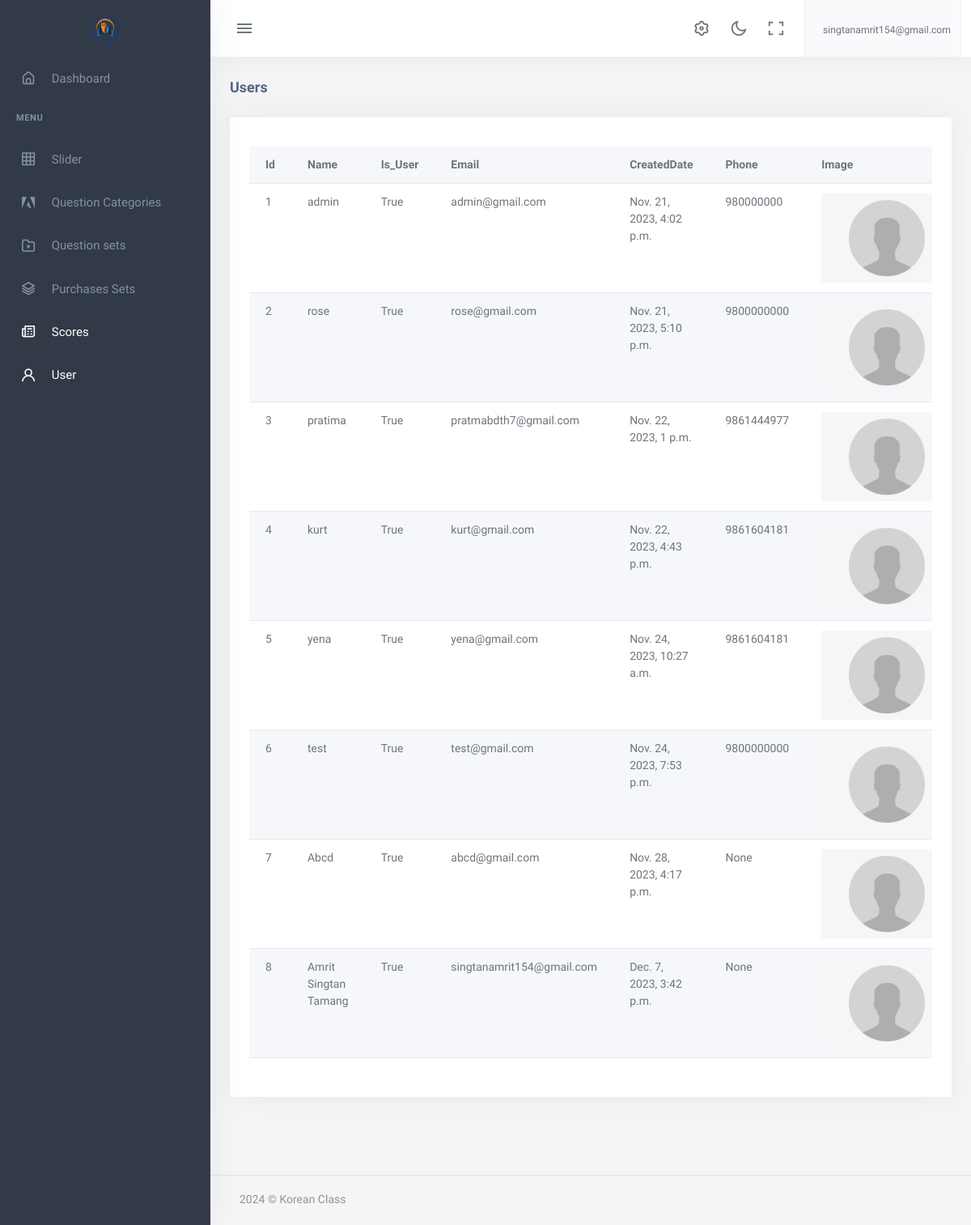
The page /dashboard/user/ (signed in) on the database its author committed.
### account/models.py (models this page shows, shortened)
class User(AbstractBaseUser):
  email = models.EmailField(
      verbose_name='Email',
      max_length=255,
      unique=True,
  )
  name = models.CharField(max_length=200)
  is_user = models.BooleanField(default=True)
  is_admin = models.BooleanField(default=False)
  phone_No = models.CharField(max_length=150, null=True, blank=True)
  avatar = models.ImageField(upload_to="avatarimage/", null=True, blank=True)
  created_at = models.DateTimeField(auto_now_add=True)
  updated_at = models.DateTimeField(auto_now=True)
  objects = UserManager()
  USERNAME_FIELD = 'email'
  REQUIRED_FIELDS = ['name','phone_No']

### app2/decorators.py (the view)
    def wrapper_fun(request, *args, **kwargs):
        if request.user.is_authenticated:
            return view_fun(request, *args, **kwargs)
        else:
            messages.warning(request,"Login required...")
            return redirect('dashboard:login')

### app2/views.py (called while the page is built)
@login_required
def user(request):
    user = User.objects.filter(is_user=True)
    return render(request, 'app2/user.html', {'user': user})

### app2/templates/app2/user.html (shortened to what this page needs)
{% extends 'app2/base.html' %}
{% load static %}
{% block body %}
            <div class="content-page">
                <div class="content">
                    <div class="container-fluid">
                        <div class="row">
                            <div class="col-12">
                                <div class="page-title-box">
                                    <h4 class="page-title">Users</h4>
                                </div>
                            </div>
                        </div>
                        <div class="row">
                            <div class="col-12">
                                <div class="card">
                                    <div class="card-body">
                                        <div class="table-responsive"style="overflow-x: auto; width: 100%;" >
                                            <table class="table table-striped dt-responsive w-100 " id=""  >
                                                    <tr>
                                                        <th >Id</th>
                                                        <th >Name</th>
                                                        <th >Is_User</th>
                                                        <th >Email</th>
                                                        <th >CreatedDate</th>
                                                        <th >Phone</th>
                                                        <th >Image</th>
                                                    </tr>
                                        {%for item in user%}
                                        <tr>
                                            <td>
                                                {{forloop.counter}}
                                            </td>
                                            <td>
                                                {{item.name}}
                                            </td>
                                            <td>
                                                {{item.is_user}}
                                            </td>
                                         <td>
                                                {{item.email}}
                                            </td>
                                            <td>
                                                {{item.created_at}}
                                            </td>
                                            <td>
                                                {{item.phone_No}}
                                            </td>
                                            <td>
                                                {% if item.avatar %}
                                                <div class="image-gallery">
                                                    <img class="thumbnail" src="{{item.avatar.url}}" alt="Thumbnail Image">
                                                </div>
                                                <div class="modal" id="imageModal">
                                                    <span class="close-btn" onclick="closeModal()">&times;</span>
                                                    <img class="modal-content" id="modalImage">
                                                </div>
                                                <script src="script.js"></script>
                                                {% else%}
                                                <div class="image-gallery">
                                                    <img class="thumbnail" src="{% static 'app2/assets/unknown.png' %}" alt="Thumbnail Image">
                                                </div>
                                                {% endif %}
                                            </td>
                                        </tr>
                                        {%endfor%}
                             </table>
                                    </div>
                                    </div>
                                </div>
                            </div>
                        </div>
                    </div>
                </div>
                    {% endblock %}

### app2/templates/app2/base.html (shortened to what this page needs)
{% load static %}
<!DOCTYPE html>
<html lang="en">
    <head>
        <link rel="stylesheet" href="{% static 'app2/assets/vendor/jquery-toast-plugin/jquery.toast.min.css'%}">
        <link href="{% static 'app2/assets/css/app-saas.min.css'%}" rel="stylesheet" type="text/css" id="app-style" />
        <link href="{% static 'app2/assets/css/icons.min.css'%}" rel="stylesheet" type="text/css" />
        <link href="{% static 'app2/assets/vendor/bootstrap-datepicker/css/bootstrap-datepicker.min.css'%}" rel="stylesheet" type="text/css" />
        <link href="{% static 'app2/assets/vendor/select2/css/select2.min.css'%}" rel="stylesheet" type="text/css" />
        <link href="{% static 'app2/assets/vendor/datatables.net-bs5/css/dataTables.bootstrap5.min.css'%}" rel="stylesheet" type="text/css" />
        <link href="{% static 'app2/assets/vendor/datatables.net-responsive-bs5/css/responsive.bootstrap5.min.css'%}" rel="stylesheet" type="text/css" />
        <link href="{% static 'app2/assets/css/app-saas.min.css'%}" rel="stylesheet" type="text/css" id="app-style" />
        <link href="{% static 'app2/assets/css/icons.min.css'%}" rel="stylesheet" type="text/css" />
        <link href="https://cdn.jsdelivr.net/npm/summernote@0.8.16/dist/summernote-lite.min.css" rel="stylesheet">
    </head>
    <link rel="stylesheet" href="https://maxcdn.bootstrapcdn.com/font-awesome/4.7.0/css/font-awesome.min.css">
    <body>
        <div class="wrapper">
            <div class="navbar-custom">
                <div class="topbar container-fluid justify-content-between">
                    <div class="d-flex align-items-center  gap-lg-2 gap-1">
                        <button class="button-toggle-menu sm:float-end">
                            <i class="mdi mdi-menu"></i>
                        </button>
                    </div>
                    <ul class="topbar-menu d-flex align-items-center gap-3">
                        <li class="d-none d-sm-inline-block">
                            <a class="nav-link" data-bs-toggle="offcanvas" href="#theme-settings-offcanvas">
                                <i class="ri-settings-3-line font-22"></i>
                            </a>
                        </li>
                        <li class="d-none d-sm-inline-block">
                            <div class="nav-link" id="light-dark-mode" data-bs-toggle="tooltip" data-bs-placement="left" title="Theme Mode">
                                <i class="ri-moon-line font-22"></i>
                            </div>
                        </li>
                        <li class="d-none d-md-inline-block">
                            <a class="nav-link" href="#" data-toggle="fullscreen">
                                <i class="ri-fullscreen-line font-22"></i>
                            </a>
                        </li>
                        <li class="dropdown">
                            <a class="nav-link dropdown-toggle arrow-none nav-user px-2" data-bs-toggle="dropdown" href="#" role="button" aria-haspopup="false" aria-expanded="false">
                                <span class="d-lg-flex flex-column gap-1 d-none">
                                    <h6 class="my-0 fw-normal">{{request.user.email}}</h6>
                                </span>
                            </a>
                        </li>
                    </ul>
                </div>
            </div>
            <div class="leftside-menu">
                <a href="{% url 'dashboard:index' %}" class="logo logo-light">
                    <span class="logo-lg">
                        <img src="{% static 'app2/assets/logo.png' %}" alt="logo" style="height: 40px;">
                    </span>
                </a>
                <div class="h-100" id="leftside-menu-container" data-simplebar>
                    <ul class="side-nav">
                        <li class="side-nav-item">
                            <a href="{% url 'dashboard:index' %}" class="side-nav-link">
                                <i class="uil-home-alt"></i>
                                <span> Dashboard </span>
                            </a>
                        </li>
                        <li class="side-nav-title">Menu</li>
                        <li class="side-nav-item">
                            <a  href="{% url 'dashboard:slider' %}" class="side-nav-link">
                                <i class="uil-table"></i>
                                <span> Slider </span>
                            </a>
                        </li>
                        <li class="side-nav-item">
                            <a href="{% url 'dashboard:categorie' %}" class="side-nav-link">
                                <i class="uil-adobe"></i>
                                <span> Question Categories </span>
                            </a>
                        </li>
                        <li class="side-nav-item">
                            <a href="{% url 'dashboard:questionSets' %}" class="side-nav-link">
                                <i class="uil-folder-plus"></i>
                                <span> Question sets </span>
                            </a>
                        </li>
                        <li class="side-nav-item">
                            <a href="{% url 'dashboard:purchases' %}" class="side-nav-link">
                                <i class="uil-layer-group"></i>
                                <span> Purchases Sets </span>
                            </a>
                        </li>
                        <li class="side-nav-item">
                            <a href="" class="side-nav-link">
                                <i class="uil-newspaper"></i>
                                <span> Scores</span>
                            </a>
                        </li>
                        <li class="side-nav-item">
                            <a href="{% url 'dashboard:user' %}" class="side-nav-link">
                                <i class="uil-user"></i>
                                <span> User </span>
                            </a>
                        </li>
                    </ul>
                </div>
            </div>
  {% block body %}
  {% endblock  %}
        <footer class="footer">
            <div class="container-fluid">
                <div class="row">
                    <div class="col-md-6">
                        <script>document.write(new Date().getFullYear())</script> © Korean Class
                    </div>
                    <div class="col-md-6">
                    </div>
                </div>
            </div>
        </footer>
    </div>
    </div>
                        </body>
                        </html>

### rows shown on the page
User: user.email "singtanamrit154@gmail.com", name "Amrit Singtan Tamang", is_user "True", email "singtanamrit154@gmail.com", created_at "Dec. 7, 2023, 3:42 p.m.", phone_No "None"
User: name "admin", is_user "True", email "admin@gmail.com", created_at "Nov. 21, 2023, 4:02 p.m.", phone_No "980000000"
User: name "rose", is_user "True", email "rose@gmail.com", created_at "Nov. 21, 2023, 5:10 p.m.", phone_No "9800000000"
User: name "pratima", is_user "True", email "pratmabdth7@gmail.com", created_at "Nov. 22, 2023, 1 p.m.", phone_No "9861444977"
User: name "kurt", is_user "True", email "kurt@gmail.com", created_at "Nov. 22, 2023, 4:43 p.m.", phone_No "9861604181"
User: name "yena", is_user "True", email "yena@gmail.com", created_at "Nov. 24, 2023, 10:27 a.m.", phone_No "9861604181"
User: name "test", is_user "True", email "test@gmail.com", created_at "Nov. 24, 2023, 7:53 p.m.", phone_No "9800000000"
User: name "Abcd", is_user "True", email "abcd@gmail.com", created_at "Nov. 28, 2023, 4:17 p.m.", phone_No "None"
